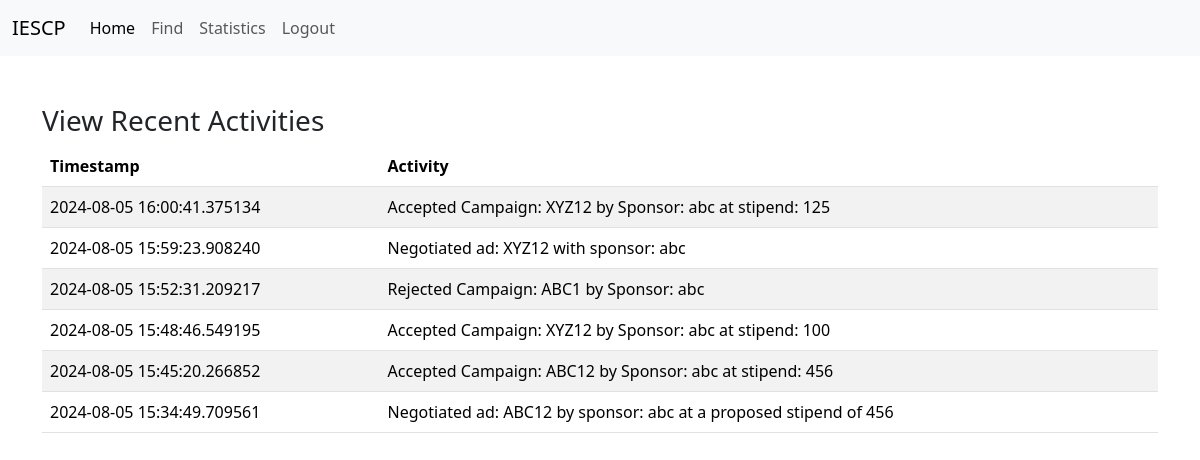
The app's page /view_influencer_notifications/username=def with its own data.
### tables this page shows
CREATE TABLE log_influencer ( date TEXT, influencer TEXT, activity TEXT);

### app.py (the view)
@app.route('/view_influencer_notifications/username=<username>', methods=['GET', 'POST'])
def view_influencer_notifications(username):
    notifs = select_influencer_log(username)
    notifications = []
    for i in notifs:
        temp = dict()
        temp['date'] = i[0]
        temp['activity'] = i[1]
        notifications.append(temp)
        temp = dict()
    notifications = notifications[::-1]
    return render_template('view_influencer_notifications.html', username=username, notifications=notifications)

### app.py (called while the page is built)
def select_influencer_log(username):
    cursor.execute("SELECT date, activity FROM log_influencer WHERE influencer=?", (username, ))
    connection.commit()
    return cursor.fetchall()

### templates/view_influencer_notifications.html (shortened to what this page needs)
<!DOCTYPE html>
<html lang="en">
<head>
<link href="https://cdn.jsdelivr.net/npm/bootstrap@5.3.3/dist/css/bootstrap.min.css" rel="stylesheet">
  </head>
  <nav class="navbar navbar-expand-lg bg-body-tertiary">
    <div class="container-fluid">
      <a class="navbar-brand" href="#">IESCP</a>
      <div class="collapse navbar-collapse" id="navbarSupportedContent">
        <ul class="navbar-nav me-auto mb-2 mb-lg-0">
          <li class="nav-item">
            <a class="nav-link active" aria-current="page" href="/home_influencer/influencer={{username}}" id = "home_influencer_nav">Home</a>
          </li>
          <li class="nav-item">
            <a class="nav-link" href="/find_influencer/influencer={{username}}" id = "find_influencer_nav">Find</a>
          </li>
          <li class="nav-item">
            <a class="nav-link" href="/statistics_influencer/influencer={{username}}" id = "stats_influencer_nav">Statistics</a>
          </li>
          <li class="nav-item">
            <a class="nav-link" href = "/" id="logout">Logout</a>
          </li>
        </ul>
      </div>
    </div>
  </nav>
<body>
    <div class="container mt-5">
        <h3>View Recent Activities</h3>
        <table class="table table-striped">
            <thead>
                <tr>
                    <th>Timestamp</th>
                    <th>Activity</th>
                </tr>
            </thead>
            <tbody>
                {% for notif in notifications %}
                <tr>
                    <td>{{ notif.date }}</td>
                    <td>{{ notif.activity }}</td>
                </tr>
                {% endfor %}
            </tbody>
        </table>
    </div>
</body>
</html>

### records on screen
log_influencer: date "2024-08-05 16:00:41.375134", activity "Accepted Campaign: XYZ12 by Sponsor: abc at stipend: 125"
log_influencer: date "2024-08-05 15:59:23.908240", activity "Negotiated ad: XYZ12 with sponsor: abc"
log_influencer: date "2024-08-05 15:52:31.209217", activity "Rejected Campaign: ABC1 by Sponsor: abc"
log_influencer: date "2024-08-05 15:48:46.549195", activity "Accepted Campaign: XYZ12 by Sponsor: abc at stipend: 100"
log_influencer: date "2024-08-05 15:45:20.266852", activity "Accepted Campaign: ABC12 by Sponsor: abc at stipend: 456"
log_influencer: date "2024-08-05 15:34:49.709561", activity "Negotiated ad: ABC12 by sponsor: abc at a proposed stipend of 456"
